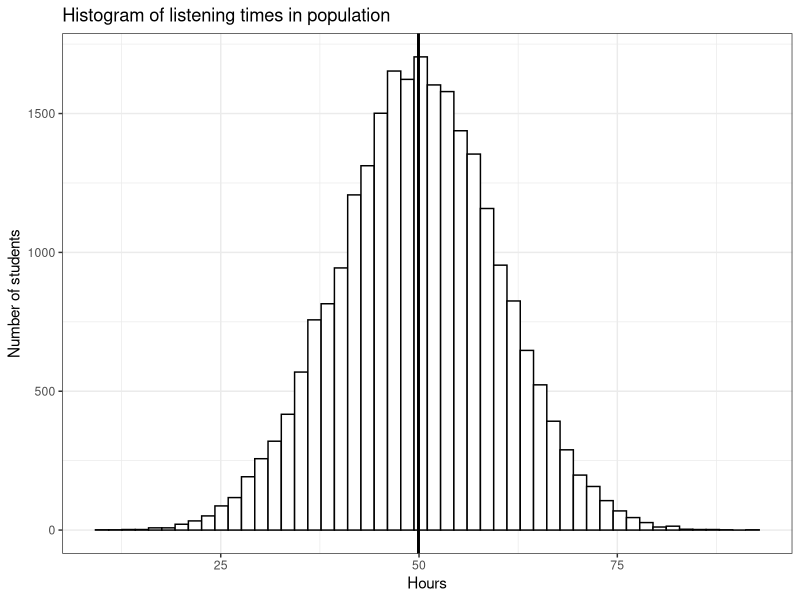
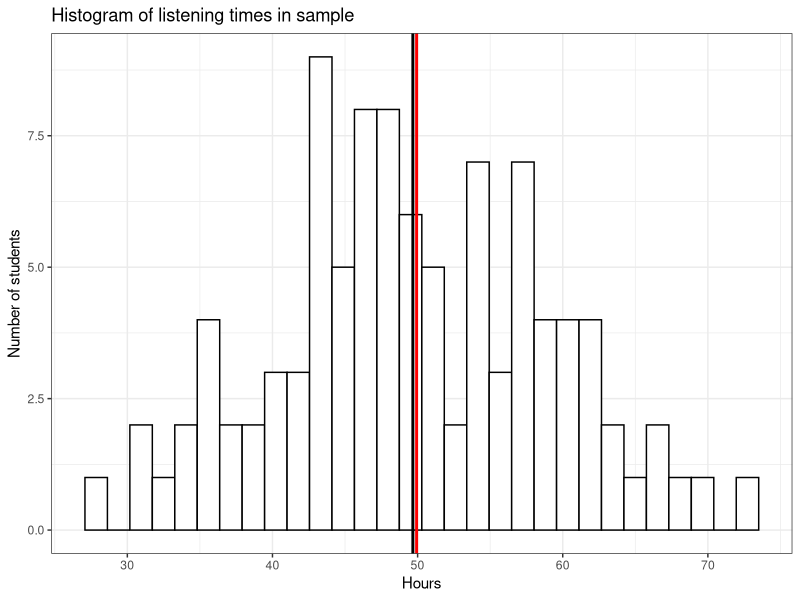
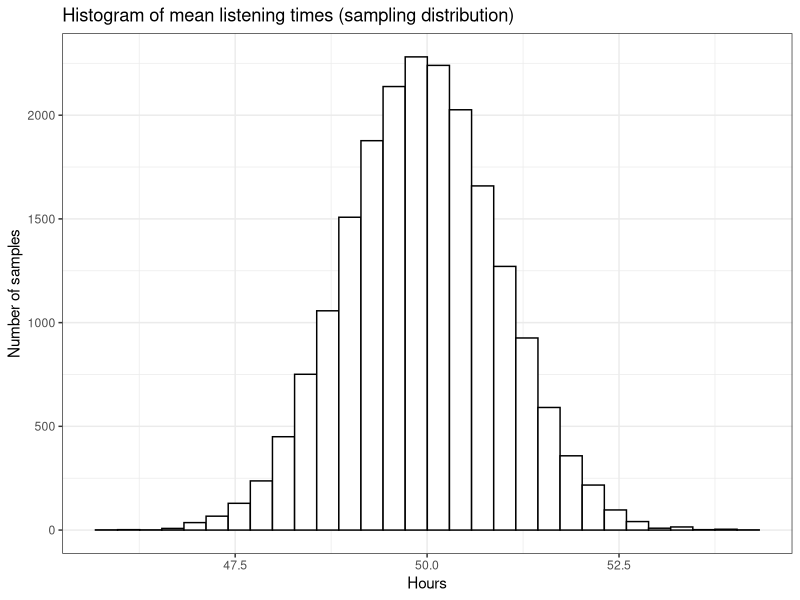
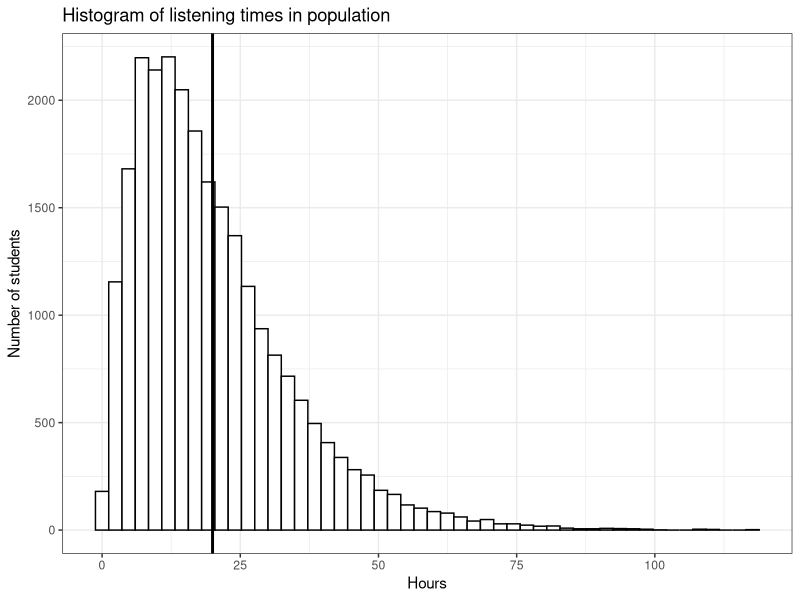
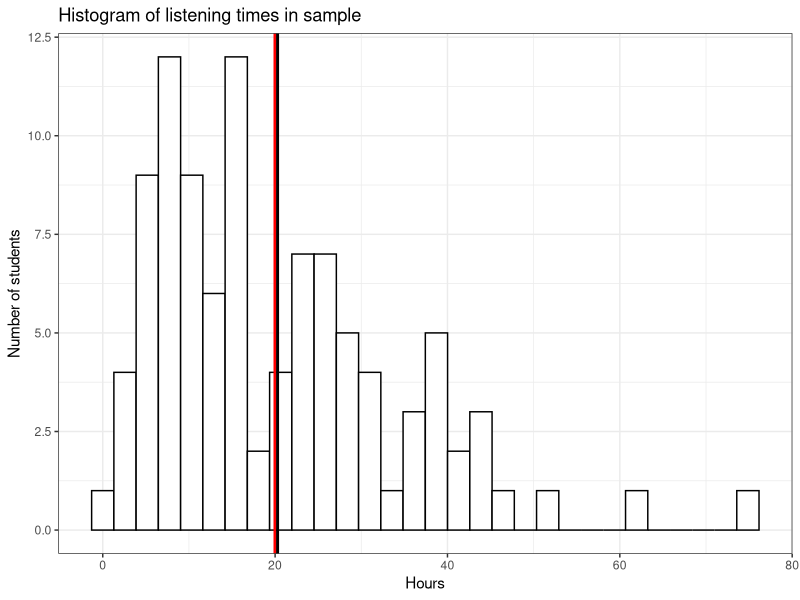
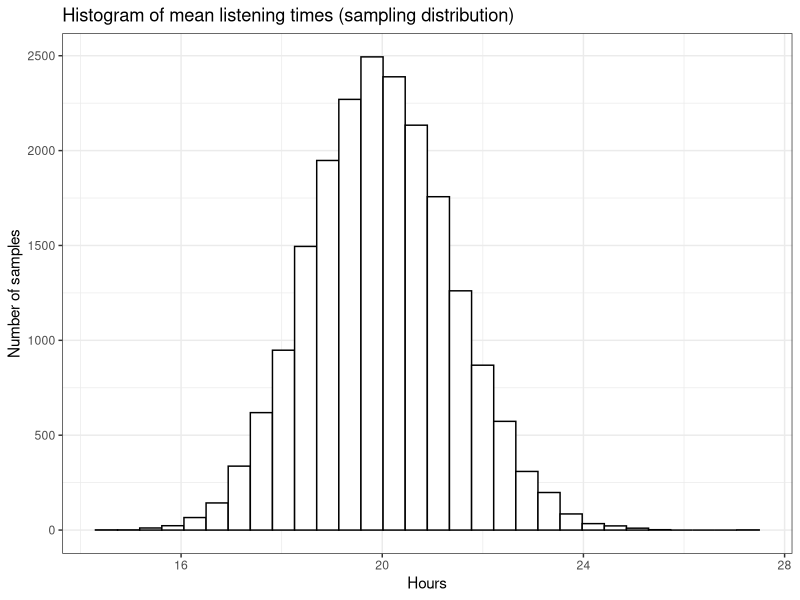
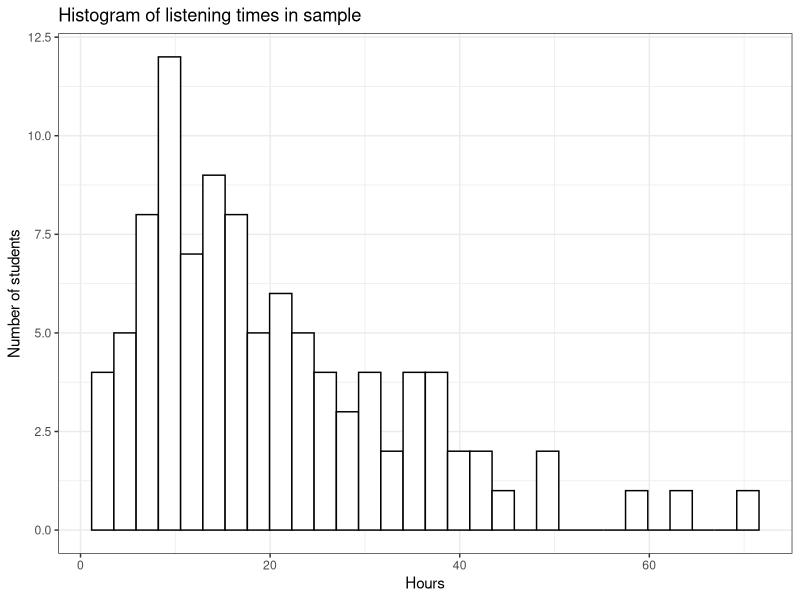

These figures' R source, in order:
# The following code is taken from the fifth chapter of the online script, which provides more detailed explanations:
# https://wu-rds.github.io/MA2022/hypothesis-testing.html

#-------------------------------------------------------------------#
#---------------------Install missing packages----------------------#
#-------------------------------------------------------------------#

req_pacakges <- c("ggplot2","psych","tidyverse")
req_pacakges <- req_pacakges[!req_pacakges %in% installed.packages()]
lapply(req_pacakges, install.packages)
# Useful options setting that prevents R from using scientific notation on numeric values
options(scipen = 999, digits = 4)

#-------------------------------------------------------------------#
#-----------------Sampling from a known population------------------#
#-------------------------------------------------------------------#

# Generate population data 
## ------------------------------------------------------------------------
set.seed(321)
music_listening_population <- data.frame(hours = rnorm(n = 25000, mean = 50, sd = 10))

# Compute descriptives for population
psych::describe(music_listening_population$hours)
# Create histogram
library(ggplot2)
ggplot(music_listening_population) +
  geom_histogram(aes(hours), bins = 50, fill = 'white', color = 'black') +
  geom_vline(xintercept = mean(music_listening_population$hours),size=1) +
  labs(title = "Histogram of listening times in population",
       y = 'Number of students', 
       x = 'Hours') +
  theme_bw() 

# Take a random sample of 100 students from the population
## ------------------------------------------------------------------------
n <- 100 #sample size
student_sample <- sample(1:25000, size = n, replace = FALSE)
music_listening_sample <- data.frame(hours = music_listening_population[student_sample,"hours"])
# Compute descriptives for sample
psych::describe(music_listening_sample)
# Create histogram
ggplot(music_listening_sample) +
  geom_histogram(aes(x = hours), bins = 30, fill='white', color='black') +
  geom_vline(xintercept = mean(music_listening_population$hours),size=1,color="red") +
  geom_vline(xintercept = mean(music_listening_sample$hours),size=1) +
  labs(title = "Histogram of listening times in sample",
       y = 'Number of students', 
       x = 'Hours') +
  theme_bw() 

# Repeated sampling and the sampling distribution
## ------------------------------------------------------------------------
set.seed(12345)
samples <- 20000 #number of samples
n <- 100 #set sample size
means <- matrix(NA, nrow = samples)
for (i in 1:samples){
  student_sample <- sample(1:25000, size = n, replace = FALSE)
  means[i,] <- mean(music_listening_population[student_sample,"hours"])
}
means <- data.frame(means = means)
# Compute mean and standard error
mean(means$means) #mean
sd(means$means) #standard error of the mean

# Create histogram
ggplot(means) +
  geom_histogram(aes(x = means), bins = 30, fill='white', color='black') +
  labs(title = "Histogram of mean listening times (sampling distribution)",
       y = 'Number of samples', 
       x = 'Hours') +
  theme_bw() 


#-------------------------------------------------------------------#
#-----------------------Central limit theorem-----------------------#
#-------------------------------------------------------------------#

# Generate population data 
## ------------------------------------------------------------------------
set.seed(321)
music_listening_population_2 <- data.frame(hours = rgamma(25000, shape = 2, scale = 10))

# Compute descriptives for population
psych::describe(music_listening_population_2)
# Create histogram
ggplot(music_listening_population_2) +
  geom_histogram(aes(hours), bins = 50, fill = 'white', color = 'black') +
  geom_vline(xintercept = mean(music_listening_population_2$hours),size=1) +
  labs(title = "Histogram of listening times in population",
       y = 'Number of students', 
       x = 'Hours') +
  theme_bw() 

# Take a random sample of 100 students from the population
## ------------------------------------------------------------------------
n <- 100 #sample size
student_sample <- sample(1:25000, size = n, replace = FALSE)
music_listening_sample <- data.frame(hours = music_listening_population_2[student_sample,"hours"])
# Compute descriptives for sample
psych::describe(music_listening_sample)
# Create histogram
ggplot(music_listening_sample) +
  geom_histogram(aes(x = hours), bins = 30, fill='white', color='black') +
  geom_vline(xintercept = mean(music_listening_population_2$hours),size=1,color="red") +
  geom_vline(xintercept = mean(music_listening_sample$hours),size=1) +
  labs(title = "Histogram of listening times in sample",
       y = 'Number of students', 
       x = 'Hours') +
  theme_bw() 

# Repeated sampling and the sampling distribution
## ------------------------------------------------------------------------
set.seed(12345)
samples <- 20000 #number of samples
n <- 100 #set sample size
means <- matrix(NA, nrow = samples)
for (i in 1:samples){
  student_sample <- sample(1:25000, size = n, replace = FALSE)
  means[i,] <- mean(music_listening_population_2[student_sample,"hours"])
}
means <- data.frame(means = means)
# Compute mean and standard error
mean(means$means) #mean
sd(means$means) #standard error of the mean
sd(music_listening_population_2$hours)/sqrt(n) #also the standard error of the mean

# Create histogram
ggplot(means) +
  geom_histogram(aes(x = means), bins = 30, fill='white', color='black') +
  labs(title = "Histogram of mean listening times (sampling distribution)",
       y = 'Number of samples', 
       x = 'Hours') +
  theme_bw() 

#-------------------------------------------------------------------#
#-----------------------Confidence intervals------------------------#
#-------------------------------------------------------------------#

# Draw random sample
## ------------------------------------------------------------------------
set.seed(6789)
n <- 100
student_sample <- sample(1:25000, size = n, replace = FALSE)
music_listening_sample <- data.frame(hours = music_listening_population_2[student_sample,"hours"])

# Compute descriptives for sample
psych::describe(music_listening_sample)
# Create histogram
ggplot(music_listening_sample) +
  geom_histogram(aes(x = hours), bins = 30, fill='white', color='black') +
  labs(title = "Histogram of listening times in sample",
       y = 'Number of students', 
       x = 'Hours') +
  theme_bw() 

# Compute mean, critical z-score, and standard error
## ------------------------------------------------------------------------
mean <- mean(music_listening_sample$hours)
mean
se <- sd(music_listening_sample$hours)/sqrt(n)
se
z_crit <- qnorm(0.975)
z_crit

# Compute 95% confidence interval
## ------------------------------------------------------------------------
ci_lower <- mean - z_crit*se
ci_upper <- mean + z_crit*se
ci_lower
ci_upper
